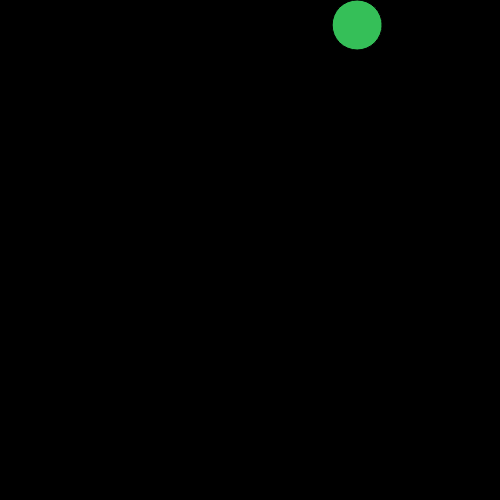
Frame 1 (no input)
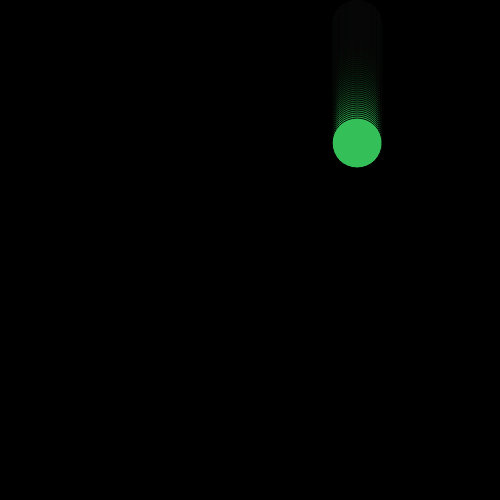
Frame 60 (no input)
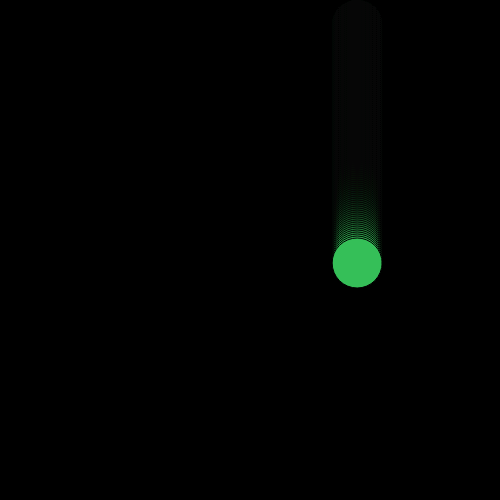
Frame 120 (the mouse pressed at the canvas centre since frame 60)

The p5.js sketch that drew these frames (run headless with seeded random() and noise() and a simulated clock; from frame 60 on, the mouse is pressed at the canvas centre):

// p5.js sketch
// ── sketch.js
let r;
let g;
let b;
let speed = 0.1;

let yPos = 25;
let xPos;


function setup() {
  createCanvas(500, 500);
  background(0);

xPos = random(0, 500);
r = random(0, 255);
  g = random(0, 255);
  b = random(0, 255);

}

function draw(){
  background(0, 20);

  fill(r, g, b);
  ellipse(xPos, yPos, 50, 50);
yPos += 2;
  speed += 0.2;

  if (yPos > 525){
    yPos = -25;
  }
}
function mouseClicked(){
  background(0);
  xPos = random(0,500)
  yPos = 25;
  speed = 0.17;

  r = random(0, 255);
  g = random(0, 255);
  b = random(0, 255);
}
